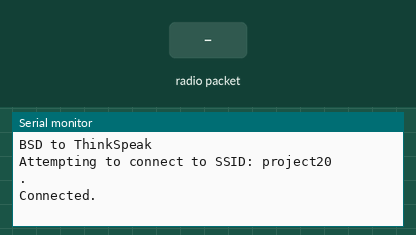
Simulated run of this sketch. Board: ESP32. Parts: the last lines printed to the serial monitor. The inputs (shaded band) are chosen by the test bench. WiFi joins after 1.5 s; servers stay silent unless stated; no radio packets arrive unless stated.

Above: at 6.2 s.
6.3 s: radio packet "#" arrives
At 7.1 s:
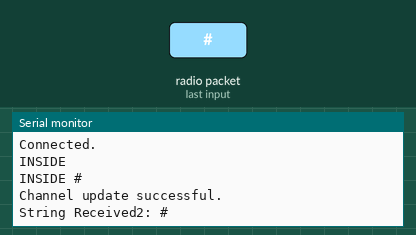
7.8 s: radio packet "*" arrives
At 9.3 s:
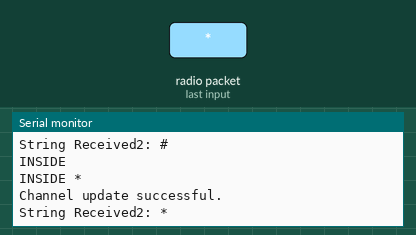
9.6 s: radio packet "1" arrives
At 10.5 s:
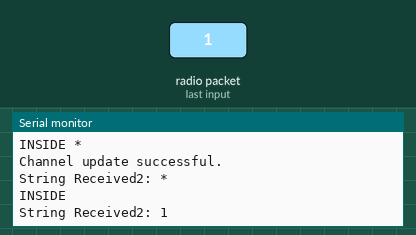

The sketch:

BSD_to_Thinkspeak_Fall_Detection.ino
```cpp
#include <SPI.h>
#include <LoRa.h>
#include <Wire.h>

#define ss 5
#define rst 33
#define dio0 32

#include <WiFi.h>
#include "ThingSpeak.h"     // always include thingspeak header file after other header files and custom macros

char ssid[] = "project20";      // your network SSID (name)
char pass[] = "12345678";   // your network password
int keyIndex = 0;           // your network key Index number (needed only for WEP)
WiFiClient  client;

unsigned long myChannelNumber = 2224492;
const char * myWriteAPIKey = "V8PXX1SKENGVXBKI";

char str[50];
char value[10];

void setup() {
  Serial.begin(115200);
  while (!Serial);
  Serial.println("\n\nBSD to ThinkSpeak");

  LoRa.setPins(ss, rst, dio0);
  if (!LoRa.begin(433E6)) {
    Serial.println("Starting LoRa failed!");
    while (1);
  }

  LoRa.setSyncWord(0xA5);
  LoRa.setSpreadingFactor(20);
  LoRa.setSignalBandwidth(62.5E3);

  WiFi.mode(WIFI_STA);
  ThingSpeak.begin(client);  // Initialize ThingSpeak

  if(WiFi.status() != WL_CONNECTED){
    Serial.print("Attempting to connect to SSID: ");
    Serial.println(ssid);
    while(WiFi.status() != WL_CONNECTED){
      WiFi.begin(ssid, pass);  // Connect to WPA/WPA2 network. Change this line if using open or WEP network
      Serial.print(".");
      delay(5000);
    }
    Serial.println("\nConnected.");
  }
}

void loop() {

  int packetSize = LoRa.parsePacket();
  if (packetSize) {
    Serial.println("INSIDE");
    uint8_t count = 0;
    while (LoRa.available()) {
    str[count] = (char)LoRa.read();

    //Writing the next 2 lines, just to get update of fall detection on the dashboard
    if(str[count]=='#')  {
      Serial.println("INSIDE #");
      int x = ThingSpeak.writeField(myChannelNumber, 7, 0, myWriteAPIKey);
      if(x == 200) Serial.println("Channel update successful.");
      else         Serial.println("Problem updating channel. HTTP error code " + String(x));
    }
    if(str[count]=='*')  {
      Serial.println("INSIDE *");
      int x = ThingSpeak.writeField(myChannelNumber, 7, 1, myWriteAPIKey);
      if(x == 200) Serial.println("Channel update successful.");
      else         Serial.println("Problem updating channel. HTTP error code " + String(x));
    }
    count++;
    }
    str[count] = '\0';
    Serial.print("\n\nString Received2: ");
    Serial.println(str);

    /*** Now Starting extracting data from string ***/
/*      int i = 0;
      int j = 0;
      int flag = 1;
      while(str[i]!='\0')
      {
        if(str[i]==',') {
          value[j] = '\0';
          ThingSpeak.setField(flag, value);
          Serial.print(flag);
          Serial.print(", ");
          Serial.println(value);
          flag++;
          j=0;
        }
        else value[j++] = str[i];
        i++;
      }
        Serial.print(flag);
        Serial.print(", ");
        Serial.println(value);
*/      /*int x = ThingSpeak.writeFields(myChannelNumber, myWriteAPIKey);
      if(x == 200){
      Serial.println("Channel update successful.");
    }
    else{
      Serial.println("Problem updating channel. HTTP error code " + String(x));
    }*/
  }
}
```

Measured:
- after the input at 6.3 s, the serial monitor: prints a new line at once (image 1)
- after the input at 7.8 s, the serial monitor: prints a new line at once (image 2)
- after the input at 9.6 s, the serial monitor: prints a new line at once (image 3)
